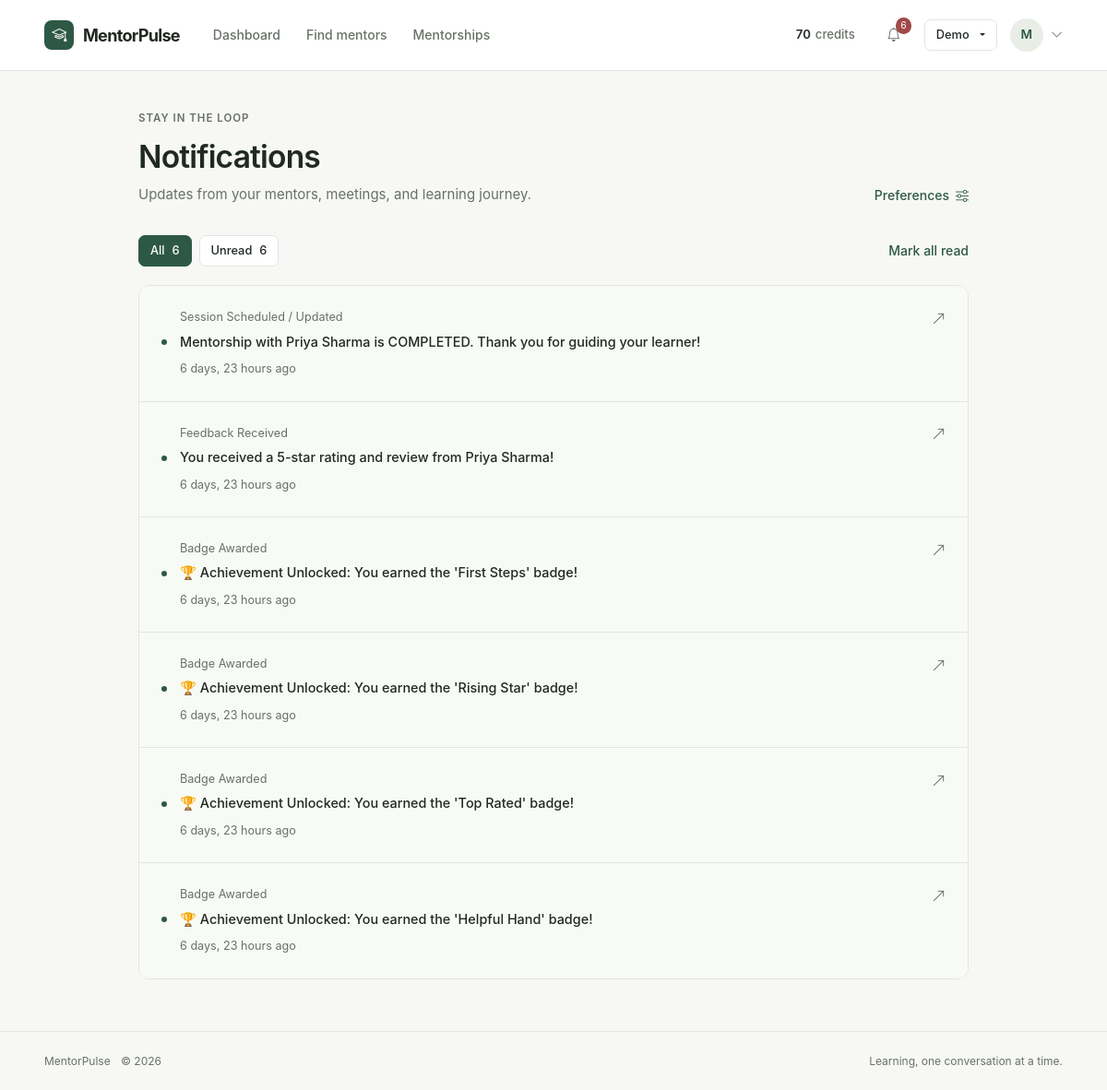
The app's page /notifications/ (signed in) with its own data.
### gamification/models.py (models this page shows, shortened)
class Credit(models.Model):
    user = models.OneToOneField(User, on_delete=models.CASCADE, related_name='credit')
    balance = models.IntegerField(default=50)
    updated_at = models.DateTimeField(auto_now=True)
    class Meta:
        constraints = [models.CheckConstraint(condition=models.Q(balance__gte=0), name='credit_balance_nonnegative')]

### notifications/models.py (models this page shows, shortened)
class Notification(models.Model):
    TYPE_CHOICES = [
        ('REQUEST_RECEIVED', 'Mentorship Request Received'),
        ('REQUEST_ACCEPTED', 'Mentorship Request Accepted'),
        ('REQUEST_REJECTED', 'Mentorship Request Declined'),
        ('SESSION_LOGGED', 'Session Scheduled / Updated'),
        ('FEEDBACK_RECEIVED', 'Feedback Received'),
        ('BADGE_EARNED', 'Badge Awarded'),
        ('SESSION_REMINDER', 'Upcoming Session Reminder'),
        ('DISCUSSION', 'New Discussion Message'),
    ]
    user = models.ForeignKey(
        User,
        on_delete=models.CASCADE,
        related_name='notifications',
        help_text="Recipient of the notification"
    )
    message = models.CharField(max_length=255)
    type = models.CharField(max_length=50, choices=TYPE_CHOICES)
    is_read = models.BooleanField(default=False)
    link = models.CharField(max_length=255, blank=True, help_text="Target URL or path for interaction")
    created_at = models.DateTimeField(auto_now_add=True)
    event_key = models.CharField(max_length=120, null=True, blank=True, unique=True)
    class Meta:
        ordering = ['-created_at']
        indexes = [
            models.Index(fields=['user', 'is_read']),
            models.Index(fields=['user', '-created_at']),
        ]

### notifications/views.py (the view)
# urls.py: path('', views.notification_list_view, name='notifications_list'),
@login_required
def notification_list_view(request):
    tab = request.GET.get('tab', 'all')
    user_notifications = request.user.notifications.all()
    unread_count = user_notifications.filter(is_read=False).count()
    total_count = user_notifications.count()
    if tab == 'unread':
        notifications = user_notifications.filter(is_read=False)
    else:
        notifications = user_notifications
    context = {
        'notifications': notifications,
        'active_tab': tab,
        'unread_count': unread_count,
        'total_count': total_count,
    }
    return render(request, 'notifications/list.html', context)

### accounts/context_processors.py (called while the page is built)
def demo_accounts(request):
    if not settings.DEBUG:
        return {'is_debug': False, 'demo_users_by_role': {}}
    active_users = User.objects.filter(is_active=True).select_related('profile').prefetch_related('role_assignments').order_by('id')
    admins = []
    mentors = []
    learners = []
    others = []
    for u in active_users:
        if u.is_superuser or u.is_staff:
            admins.append(u)
        elif hasattr(u, 'profile') and u.profile.is_mentor:
            mentors.append(u)
        elif hasattr(u, 'profile') and u.profile.is_learner:
            learners.append(u)
        else:
            others.append(u)
    return {
        'is_debug': settings.DEBUG,
        'demo_users_by_role': {
            'admins': admins,
            'mentors': mentors,
            'learners': learners,
            'others': others,
        },
    }

### accounts/models.py (called while the page is built)
    @property
    def is_mentor(self):
        return self.user.role_assignments.filter(role='Mentor', end_time__isnull=True).exists()

    @property
    def is_learner(self):
        return self.user.role_assignments.filter(role='Learner', end_time__isnull=True).exists()

### notifications/context_processors.py (called while the page is built)
def unread_notifications(request):
    if request.user.is_authenticated:
        user_notifications = request.user.notifications.all()
        return {
            'unread_notification_count': user_notifications.filter(is_read=False).count(),
            'navbar_notifications': user_notifications[:5],
        }
    return {
        'unread_notification_count': 0,
        'navbar_notifications': [],
    }

### templates/notifications/list.html (shortened to what this page needs)
{% extends 'base.html' %}
{% block content %}
<div class="container mp-page"><div class="mx-auto" style="max-width:900px">
    <header class="mp-page-header"><div><span class="mp-eyebrow">Stay in the loop</span><h1>Notifications</h1><p>Updates from your mentors, meetings, and learning journey.</p></div><a class="mp-btn-link" href="{% url 'notification_preferences' %}">Preferences <i class="bi bi-sliders" aria-hidden="true"></i></a></header>
    <div class="mp-section-header"><nav class="d-flex gap-2" aria-label="Notification filters"><a class="mp-btn {% if active_tab == 'all' %}mp-btn-primary{% else %}mp-btn-secondary{% endif %} mp-btn-sm" href="{% url 'notifications_list' %}?tab=all">All <span>{{ total_count }}</span></a><a class="mp-btn {% if active_tab == 'unread' %}mp-btn-primary{% else %}mp-btn-secondary{% endif %} mp-btn-sm" href="{% url 'notifications_list' %}?tab=unread">Unread <span>{{ unread_count }}</span></a></nav><div class="d-flex gap-3">{% if unread_count %}<form method="post" action="{% url 'notification_mark_all_read' %}">{% csrf_token %}<button class="mp-btn-link" type="submit">Mark all read</button></form>{% endif %}{% if total_count > unread_count %}<form method="post" action="{% url 'notification_clear_read' %}" onsubmit="return confirm('Clear read notifications?');">{% csrf_token %}<button class="mp-btn-link text-muted" type="submit">Clear read</button></form>{% endif %}</div></div>
    <div class="mp-card p-0 overflow-hidden">
        {% for notification in notifications %}
            <a href="{% url 'notification_read' notification.id %}" class="mp-inbox-row {% if not notification.is_read %}is-unread{% endif %}">
                <span class="mp-inbox-indicator" aria-label="{% if notification.is_read %}Read{% else %}Unread{% endif %}">{% if not notification.is_read %}<span class="mp-notification-dot"></span>{% endif %}</span>
                <div class="flex-grow-1"><div class="mp-quiet-meta mb-1">{{ notification.get_type_display }}</div><div class="mp-inbox-message">{{ notification.message }}</div><div class="mp-quiet-meta mt-2">{{ notification.created_at|timesince }} ago</div></div>
                <i class="bi bi-arrow-up-right text-muted" aria-hidden="true"></i>
            </a>
        {% endfor %}
    </div>
</div></div>
{% endblock %}

### templates/base.html (shortened to what this page needs)
{% load static %}
<!DOCTYPE html>
<html lang="en">
<head>
    <link href="https://cdn.jsdelivr.net/npm/bootstrap@5.3.3/dist/css/bootstrap.min.css" rel="stylesheet">
    <link rel="stylesheet" href="https://cdn.jsdelivr.net/npm/bootstrap-icons@1.11.3/font/bootstrap-icons.min.css">
    <link rel="stylesheet" href="{% static 'css/main.css' %}">
</head>
<body>
    <nav class="mp-navbar navbar navbar-expand-lg" aria-label="Main navigation">
        <div class="container">
            <a class="mp-brand" href="{% if user.is_authenticated %}{% url 'dashboard' %}{% else %}{% url 'login' %}{% endif %}">
                <span class="mp-brand-logo" aria-hidden="true"><i class="bi bi-mortarboard"></i></span>
                <span class="mp-brand-text">MentorPulse</span>
            </a>
            <div class="collapse navbar-collapse" id="navbarMain">
                <ul class="navbar-nav ms-lg-4 me-auto">
                    {% if user.is_authenticated %}<li class="nav-item"><a class="nav-link "  href="{% url 'dashboard' %}">Dashboard</a></li>{% endif %}
                    <li class="nav-item"><a class="nav-link " href="{% url 'mentor_list' %}">Find mentors</a></li>
                    {% if user.is_authenticated %}<li class="nav-item"><a class="nav-link " href="{% url 'mentorship_list' %}">Mentorships</a></li>{% endif %}
                </ul>
                <div class="mp-nav-actions">
                    {% if user.is_authenticated %}
                        <a class="mp-credit-pill" href="{% url 'wallet' %}" aria-label="Wallet, {{ user.credit.balance|default:0 }} credits"><strong>{{ user.credit.balance|default:0 }}</strong> credits</a>
                        {% include 'components/notification_menu.html' %}
                    {% endif %}
                    {% if is_debug and demo_users_by_role %}{% include 'components/demo_menu.html' %}{% endif %}
                    {% if user.is_authenticated %}
                        <div class="dropdown">
                            <button class="mp-user-menu-button" type="button" data-bs-toggle="dropdown" aria-expanded="false" aria-label="Account menu"><span class="mp-user-avatar">{{ user.first_name|default:user.username|slice:':1'|upper }}</span><i class="bi bi-chevron-down small text-muted" aria-hidden="true"></i></button>
                        </div>
                    {% else %}
                        <a href="{% url 'leaderboard' %}" class="mp-btn-link">Community</a>
                        <a href="{% url 'login' %}" class="mp-btn mp-btn-secondary mp-btn-sm">Sign in</a>
                        <a href="{% url 'register' %}" class="mp-btn mp-btn-primary mp-btn-sm">Get started</a>
                    {% endif %}
                </div>
            </div>
        </div>
    </nav>
    <main class="flex-grow-1" id="main-content">{% block content %}{% endblock %}</main>
    <footer class="mp-footer"><div class="container"><span>MentorPulse <span class="ms-2">&copy; 2026</span></span><span>Learning, one conversation at a time.</span></div></footer>
    <div class="toast-container position-fixed bottom-0 end-0 p-3">
    </div>
</body>
</html>

### records on screen
Notification: is_read False (drawn), type "Session Scheduled / Updated", message "Mentorship with Priya Sharma is COMPLETED. Thank you for guiding your learner!", created_at "6 days, 23 hours"
Notification: is_read False (drawn), type "Feedback Received", message "You received a 5-star rating and review from Priya Sharma!", created_at "6 days, 23 hours"
Notification: is_read False (drawn), type "Badge Awarded", message "🏆 Achievement Unlocked: You earned the 'First Steps' badge!", created_at "6 days, 23 hours"
Notification: is_read False (drawn), type "Badge Awarded", message "🏆 Achievement Unlocked: You earned the 'Rising Star' badge!", created_at "6 days, 23 hours"
Notification: is_read False (drawn), type "Badge Awarded", message "🏆 Achievement Unlocked: You earned the 'Top Rated' badge!", created_at "6 days, 23 hours"
Notification: is_read False (drawn), type "Badge Awarded", message "🏆 Achievement Unlocked: You earned the 'Helpful Hand' badge!", created_at "6 days, 23 hours"

### other values on screen
{{ user.credit.balance|default:0 }} "70"
{{ unread_notification_count }} "6"
{{ user.first_name|default:user.username|slice:':1'|upper }} "M"
{{ total_count }} "6"
{{ unread_count }} "6"
